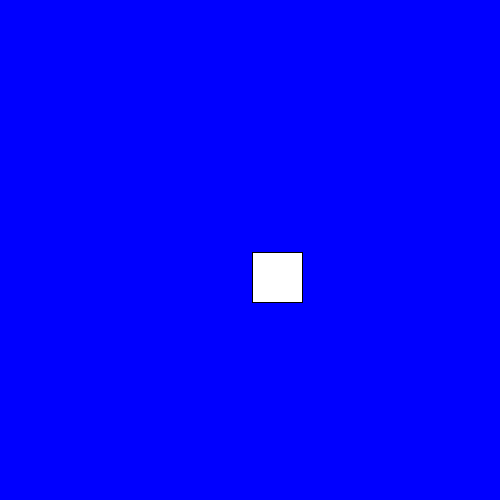
Frame 1 (no input)
Frame 60 (the mouse pressed at the canvas centre just before this capture): identical to frame 1, image omitted
Frame 120 (the mouse held since frame 60 and released just before this capture): identical to frame 1, image omitted

The Processing sketch that drew this single still picture (run headless with seeded random() and noise(); from frame 60 on, the mouse is pressed at the canvas centre):

// Processing sketch: H12_JavaOpdracht_6
// ── H12_JavaOpdracht_6.pde
/* Maak een sketch waarbij een vierkant in het midden staat. Als er op een pijltjes toets wordt gedrukt, gaat het vierkant 10 pixels die kant op. */
  int x = 252;
  int y = 252; 
void setup(){
size(500,500);

}
void draw(){

  background(#0000FF);
  rect(x,y,50,50);
}
  
  void keyPressed(){
  if(keyCode == UP){
    y -= 10;
  }
  if(keyCode == LEFT){
    x -= 10;
  }
  if(keyCode == DOWN){
    y += 10;
  }
  if(keyCode == RIGHT){
    x += 10;
  }
  }
